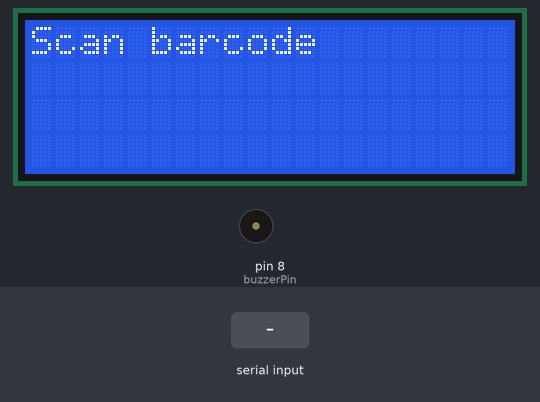
Simulated run of this sketch. Board: Arduino Uno, built with avr-gcc and run on an emulated ATmega328P. On the bench: 20×4 character LCD, buzzer (waves = sounding, pin HIGH). The test bench sets the inputs (shaded band). What the sketch prints to the serial monitor is not drawn.

Above: at 1.3 s.
1.4 s: byte 30 received over Serial
At 3.3 s:
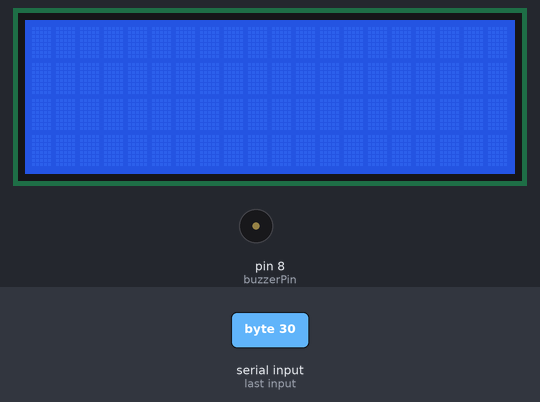
Timing chart, 0 to 4.8 s (numbered marks = the images above; inputs shaded):
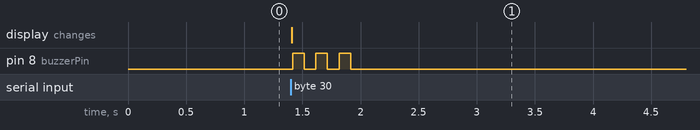

Measured:
- after the input at 1.4 s, pin 8 (buzzerPin): alternates HIGH for 0.10 s and LOW for 0.10 s, 6 changes in all, then stays LOW, starting at once; the display: changes at once (image 1)

The sketch:

boodschappen_scanner.ino
```cpp
#include <Wire.h>
#include <hd44780.h>                       // Library voor LCD display
#include <hd44780ioClass/hd44780_I2Cexp.h>

hd44780_I2Cexp lcd; // declare lcd object: auto locate & auto config expander chip

const int LCD_COLS = 20;
const int LCD_ROWS = 4;

int buzzerPin = 8;
int c = 261;
int d = 293;
int e = 329;
int f = 349;
int g = 391;
int a = 440;
int Bb = 466;
int b = 493;
int hogeC = 523;
int achtste = 500/2;
int kwart = 1000/2;
int half = 2000/2;

void setup()
{
  Serial.begin(9600);
  lcd.begin(0,1);
  Serial.println("Running");
  pinMode(buzzerPin, OUTPUT);
  int status;

	status = lcd.begin(LCD_COLS, LCD_ROWS);
	if(status) // non zero status means it was unsuccesful
	{
		hd44780::fatalError(status); // does not return
	}
}

void loop() {
  lcd.setCursor(0,0);
  lcd.print("Scan barcode");
  if(Serial.available()) //Controleer of er er Seriele data binennkomt.
  {
    lcd.clear();
    while(Serial.available()) //Blijf byte voor byte inlezen totdat alle bytes binnen zijn.

    {

      char input = Serial.read(); //Lees 1 byte van de data en sla het op in de variabele input.

      Serial.print(input);
      lcd.print(input); // Print deze variabele op het lcd display


      delay(5); // A small delay

    }
    // Laat de buzzer 3 x piepen als de data is ontvangen
    for (int i = 0; i < 3; i++) {
      digitalWrite(buzzerPin, HIGH);
      delay(100);
      digitalWrite(buzzerPin, LOW);
      delay(100);
    }
    delay(5000);// Print deze variabele op het lcd display voor 5 seconden.
    lcd.clear();// Maak het lcd display leeg.
  }

}
```
